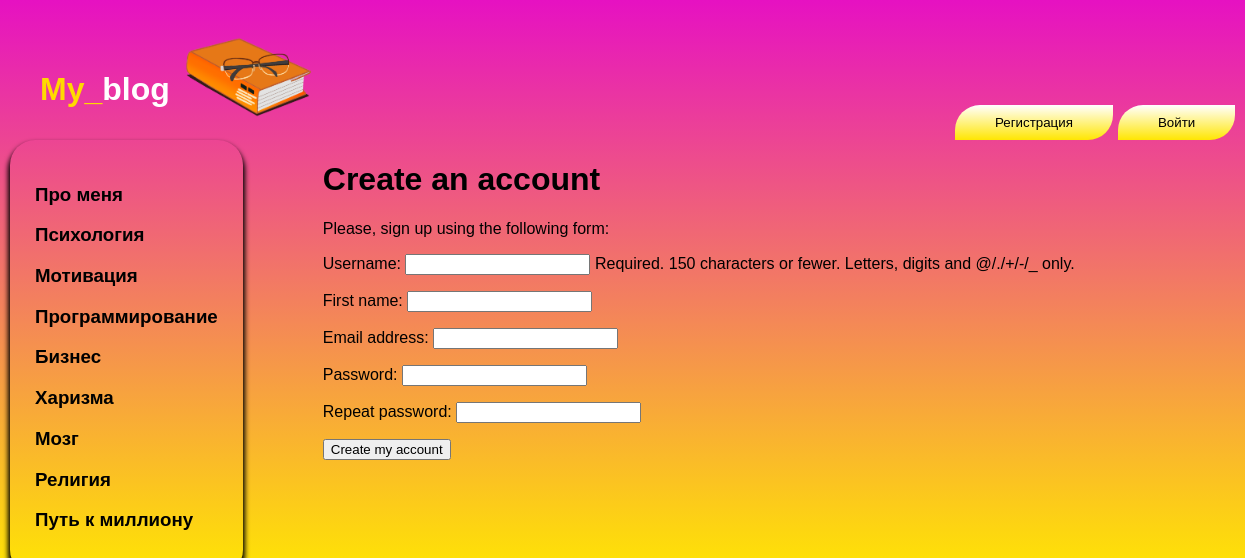
Screenshot of /register/ with the database file from the repository.
### Content/models.py (models this page shows, shortened)
class Category (models.Model):
    name = models.CharField(max_length=120)

### Content/views.py (the view)
# urls.py: path('register/', views.register, name='register'),
def register(request):
    category = Category.objects.all()
    if request.method == 'POST':
        user_form = UserRegistrationForm(request.POST)
        if user_form.is_valid():
            new_user = user_form.save(commit=False)
            new_user.set_password(user_form.cleaned_data['password'])
            new_user.save()
            login(request, new_user)
            return redirect('index')
    else:
        user_form = UserRegistrationForm()
    return render(request, 'Content/register.html', {'user_form': user_form,'category':category})

### Content/forms.py (shortened to what this page needs)
class UserRegistrationForm(forms.ModelForm):
    password = forms.CharField(label='Password', widget=forms.PasswordInput)
    password2 = forms.CharField(label='Repeat password', widget=forms.PasswordInput)
    class Meta:
        model = User
        fields = ('username', 'first_name', 'email')

### Content/templates/Content/register.html (shortened to what this page needs)
{% extends 'Content/base.html' %}
{% block mainmenu %}
 {% for main in category %}
 <div >
   <a  href="{% url 'cat' main.id %}"><h3>{{main.name}}</h3></a>
 </div>
 {% endfor %}
{% endblock %}
{% block register1 %}
    <h1>Create an account</h1>
    <p>Please, sign up using the following form:</p>
    <form action="." method="post">
        {{ user_form.as_p }}
        <p><input type="submit" value="Create my account"></p>
    </form>
{% endblock %}

### Content/static/Content/css/style.css (style rules this page uses)
body { padding: 0; margin:0; font-family:'Lucida Sans', 'Lucida Sans Regular', 'Lucida Grande', 'Lucida Sans Unicode', Geneva, Verdana, sans-serif; background: linear-gradient(180deg,#e611c2,#ffe602) no-repeat; }
a h3 { color:black; }
a { text-decoration: none; }

### rows the page displays
Category: name "Про меня"
Category: name "Психология"
Category: name "Мотивация"
Category: name "Программирование"
Category: name "Бизнес"
Category: name "Харизма"
Category: name "Мозг"
Category: name "Религия"
Category: name "Путь к миллиону"
